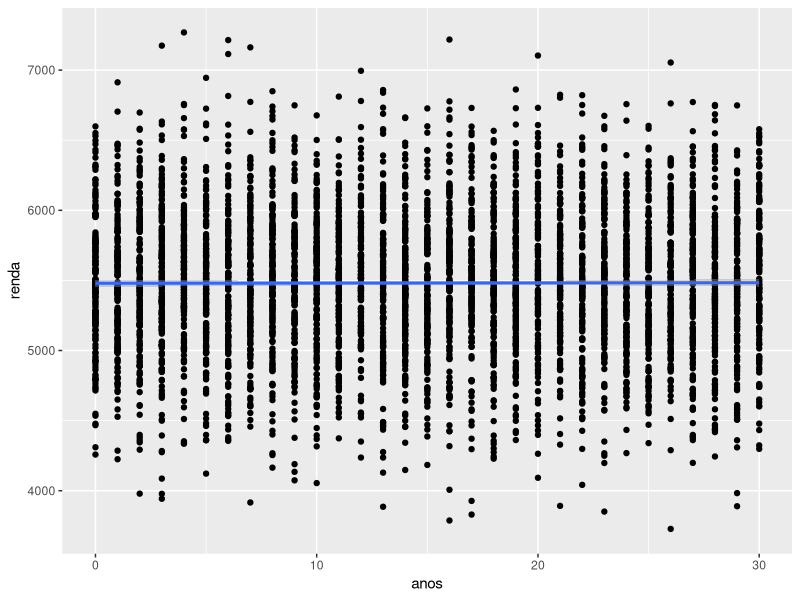

This figure's R source:
# simulando a criacao da tabela
tab <- data.frame(
  id = 1:10000, # c(1, 2, 3, 4, 5, 6, 7, 8, ...)
  anos = sample(0:30, 10000, replace = TRUE),
  sexo = sample(c("M", "F"), 10000, replace = TRUE),
  UF = sample(c("SP", "DF", "CE"), 10000, replace = TRUE),
  renda = rnorm(10000, mean = 5476.67, sd = 500)
)


# calculando media
mean(tab[tab$sexo == "M", "renda"]) #

# segunda maneira (dplyr)
# install.packages("dplyr")
library(dplyr)

tab |>
  filter(sexo == "M") |>
  #select(renda) |>
  summarize(mean(renda))

tab |>
  filter(sexo == "M") |>
  summarize(cor(renda, anos))


# anlise preditiva
# sort(cor(tab))
# cor(tab) >= 0.8

masc <- tab[tab$sexo == "M", ]

mod1 <- lm(renda ~ anos, data = masc)
summary(mod1)


library(ggplot2)

ggplot(data = masc)+
  geom_point(mapping = aes(x = anos, y = renda))+
  stat_smooth(mapping = aes(x = anos, y = renda),
              method = "lm", 
              geom = "smooth") 


# renda media por sexo

tab |>
  group_by(sexo, UF) |>
  summarize(mean(renda))